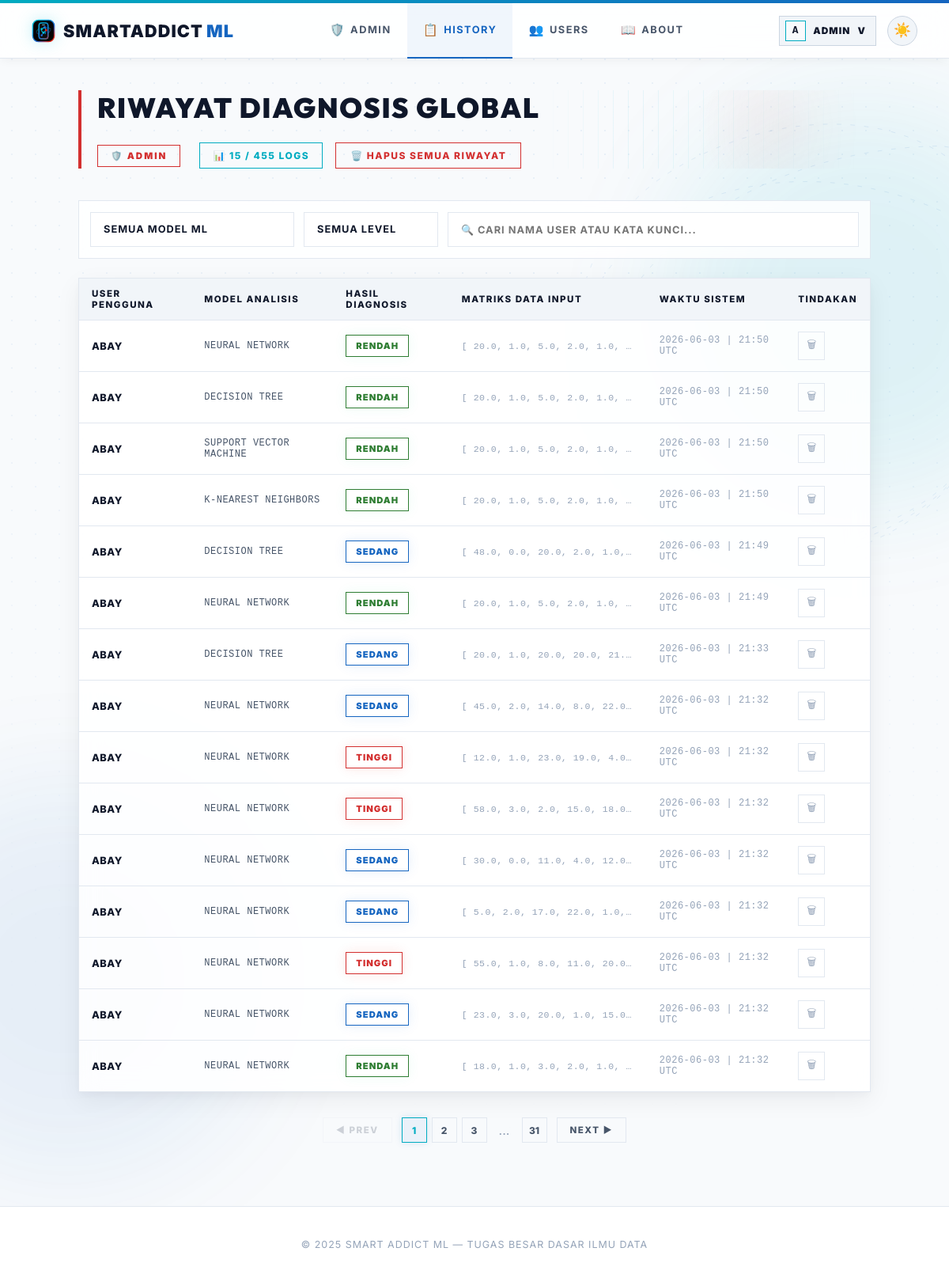
/admin/history (signed in), run on the app's committed database.
### smartaddict/models/user.py (models this page shows, shortened)
class User(UserMixin, db.Model):
    id = db.Column(db.Integer, primary_key=True)
    username = db.Column(db.String(80), unique=True, nullable=False)
    password_hash = db.Column(db.String(200), nullable=False)
    role = db.Column(db.String(10), default="user")
    created_at = db.Column(db.DateTime, default=datetime.utcnow)
    predictions = db.relationship("Prediction", backref="user", lazy=True)
    @property
    def is_admin(self):
        return self.role == "admin"

### smartaddict/models/prediction.py (models this page shows)
class Prediction(db.Model):
    id = db.Column(db.Integer, primary_key=True)
    user_id = db.Column(db.Integer, db.ForeignKey("user.id"), nullable=False)
    model_name = db.Column(db.String(50), nullable=False)
    input_values = db.Column(db.Text, nullable=False)
    result = db.Column(db.String(20), nullable=False)
    prediction_raw = db.Column(db.Integer, nullable=False)
    timestamp = db.Column(db.DateTime, default=datetime.utcnow)
    @property
    def input_list(self):
        return json.loads(self.input_values)

### smartaddict/routes/admin_routes.py (the view)
@admin_bp.route("/admin/history", endpoint='admin_history')
@admin_required
def admin_history():
    page = request.args.get('page', 1, type=int)
    per_page = 15
    pagination = Prediction.query.order_by(Prediction.timestamp.desc()).paginate(
        page=page, per_page=per_page, error_out=False
    )
    return render_template(
        "admin/all_history.html",
        predictions=pagination.items,
        pagination=pagination,
        active_page='admin_history'
    )

### app.py (called while the page is built)
@app.after_request
def add_no_cache(response):
    response.headers['Cache-Control'] = 'no-store, no-cache, must-revalidate, max-age=0'
    response.headers['Pragma'] = 'no-cache'
    response.headers['Expires'] = '0'
    return response

@login_manager.user_loader
def load_user(user_id):
    try:
        return User.query.get(int(user_id))
    except Exception:
        return None

### smartaddict/routes/admin_routes.py (called while the page is built)
def admin_required(view_func):
    @wraps(view_func)
    @login_required
    def wrapped(*args, **kwargs):
        if not current_user.is_admin:
            flash('Akses ditolak. Hanya admin yang bisa mengakses halaman ini.', 'error')
            return redirect(url_for('user.dashboard'))
        return view_func(*args, **kwargs)
    return wrapped

### templates/admin/all_history.html (shortened to what this page needs)
{% extends "base.html" %}
{% block content %}
<main class="content">
    <div class="page-header">
        <div class="header-text">
            <h1>RIWAYAT DIAGNOSIS GLOBAL</h1>
        </div>
        <div class="header-actions">
            <span class="admin-badge" style="margin-right: 8px;">🛡️ ADMIN</span>
            <div class="count-badge">📊 <span id="vc">{{ predictions|length }}</span> / {{ pagination.total if pagination else predictions|length }} LOGS</div>
            {% if predictions %}
            <form method="post" action="{{ url_for('admin.admin_clear_all') }}" style="display:inline" onsubmit="return confirm('APAKAH ANDA YAKIN INGIN MENGHAPUS SELURUH LOG RIWAYAT DI SISTEM?')">
                <button type="submit" class="btn-danger">🗑️ HAPUS SEMUA RIWAYAT</button>
            </form>
            {% endif %}
        </div>
    </div>
    {% if predictions %}
    <div class="filter-bar">
        <select id="fM" onchange="af()">
            <option value="">SEMUA MODEL ML</option>
        </select>
        <select id="fL" onchange="af()">
            <option value="">SEMUA LEVEL</option>
        </select>
        <input type="text" id="fS" placeholder="🔍 CARI NAMA USER ATAU KATA KUNCI..." oninput="af()">
    </div>
    <div class="table-container">
        <table class="h-table">
            <thead>
                <tr>
                    <th>USER PENGGUNA</th>
                    <th>MODEL ANALISIS</th>
                    <th>HASIL DIAGNOSIS</th>
                    <th>MATRIKS DATA INPUT</th>
                    <th>WAKTU SISTEM</th>
                    <th>TINDAKAN</th>
                </tr>
            </thead>
            <tbody id="tb">
                {% for p in predictions %}
                <tr data-m="{{ p.model_name }}" data-l="{{ p.result }}" data-t="{{ p.user.username }} {{ p.model_name }} {{ p.result }}">
                    <td style="font-weight:800; color:var(--text-primary); text-transform: uppercase;">{{ p.user.username }}</td>
                    <td style="font-family: monospace; text-transform: uppercase; font-size: 0.75rem;">{{ p.model_name }}</td>
                    <td>
                        <span class="badge-sm {% if p.result == 'Rendah' %}r{% elif p.result == 'Sedang' %}s{% else %}t{% endif %}">
                            {{ p.result | upper }}
                        </span>
                    </td>
                    <td style="font-size:0.72rem; color:var(--text-muted); font-family:monospace; max-width:250px; overflow:hidden; text-overflow:ellipsis; white-space:nowrap" title="{{ p.input_list }}">
                        [
                        {% for val in p.input_list %}
                          {{ val | round(1) }}{% if not loop.last %}, {% endif %}
                        {% endfor %}
                    </td>
                    <td style="color:var(--text-muted); font-family: monospace; font-size:0.75rem">{{ p.timestamp.strftime('%Y-%m-%d | %H:%M UTC') }}</td>
                    <td>
                        <form method="post" action="{{ url_for('user.delete_prediction', pred_id=p.id) }}" onsubmit="return confirm('HAPUS LOG DIAGNOSIS INI?')">
                            <button class="del-btn" title="Hapus entry">🗑</button>
                        </form>
                    </td>
                </tr>
                {% endfor %}
            </tbody>
        </table>
    </div>
    {% if pagination and pagination.pages > 1 %}
    <div class="pagination-container" style="display: flex; align-items: center; justify-content: center; gap: 12px; margin-top: 32px; animation: fadeInUp 0.4s ease 0.2s forwards; opacity: 1;">
        {% if pagination.has_prev %}
        <a href="{{ url_for('admin.admin_history', page=pagination.prev_num) }}" class="pager-btn" style="background: transparent; border: 1px solid var(--border-card); color: var(--text-secondary); padding: 8px 16px; font-family: inherit; font-size: 0.72rem; font-weight: 800; text-transform: uppercase; letter-spacing: 1.5px; transition: all 0.2s ease; text-decoration: none; display: inline-block;">
            ◀ PREV
        </a>
        {% else %}
        <span class="pager-btn" style="background: transparent; border: 1px solid var(--border-card); color: var(--text-secondary); padding: 8px 16px; font-family: inherit; font-size: 0.72rem; font-weight: 800; text-transform: uppercase; letter-spacing: 1.5px; opacity: 0.25; cursor: not-allowed; display: inline-block;">
            ◀ PREV
        </span>
        {% endif %}
        <div class="page-numbers" style="display: flex; gap: 6px;">
            {% for page_num in pagination.iter_pages(left_edge=1, right_edge=1, left_current=2, right_current=2) %}
                {% if page_num %}
                    {% if page_num == pagination.page %}
                    <span class="page-num active" style="display: inline-flex; align-items: center; justify-content: center; width: 32px; height: 32px; border: 1px solid var(--m-blue-light); color: var(--m-blue-light); background: var(--nav-active-bg); font-size: 0.75rem; font-weight: 800; box-shadow: 0 0 10px rgba(0, 102, 177, 0.15);">
                        {{ page_num }}
                    </span>
                    {% else %}
                    <a href="{{ url_for('admin.admin_history', page=page_num) }}" class="page-num" style="display: inline-flex; align-items: center; justify-content: center; width: 32px; height: 32px; border: 1px solid var(--border-card); color: var(--text-secondary); font-size: 0.75rem; font-weight: 800; transition: all 0.2s ease; text-decoration: none;">
                        {{ page_num }}
                    </a>
                    {% endif %}
                {% else %}
                    <span style="display: inline-flex; align-items: center; justify-content: center; width: 32px; height: 32px; color: var(--text-muted);">...</span>
                {% endif %}
            {% endfor %}
        </div>
        {% if pagination.has_next %}
        <a href="{{ url_for('admin.admin_history', page=pagination.next_num) }}" class="pager-btn" style="background: transparent; border: 1px solid var(--border-card); color: var(--text-secondary); padding: 8px 16px; font-family: inherit; font-size: 0.72rem; font-weight: 800; text-transform: uppercase; letter-spacing: 1.5px; transition: all 0.2s ease; text-decoration: none; display: inline-block;">
            NEXT ▶
        </a>
        {% endif %}
    </div>
    {% endif %}
    {% else %}
    <div style="text-align:center; padding:64px; color:var(--text-muted); border: 1px dashed var(--border-card); text-transform: uppercase; letter-spacing: 1.5px; font-weight: 800;">
        📭 BELUM ADA REKAMAN LOG DIAGNOSIS DALAM SISTEM.
    </div>
    {% endif %}
</main>
{% endblock %}

### templates/base.html (shortened to what this page needs)
<!doctype html>
<html lang="id" data-theme="light">
<head>
</head>
<body>
    <div class="navbar-wrap">
        <nav class="navbar">
            <a href="{{ url_for('user.dashboard') }}" class="logo" style="text-decoration:none">
                <img class="logo-mark" src="{{ url_for('static', filename='img/smartaddict-logo.svg') }}" alt="" aria-hidden="true">
                <span>SmartAddict<span style="color:var(--m-blue-dark); font-weight: 900; margin-left: 4px;">ML</span></span>
            </a>
            <div class="nav-center">
                {% if current_user.is_authenticated and current_user.is_admin %}
                <a href="{{ url_for('admin.admin_dashboard') }}" {% if active_page == 'admin_dashboard' %}class="active"{% endif %}><span class="nav-icon">🛡️</span>Admin</a>
                <a href="{{ url_for('admin.admin_history') }}" {% if active_page == 'admin_history' %}class="active"{% endif %}><span class="nav-icon">📋</span>History</a>
                <a href="{{ url_for('admin.admin_users') }}" {% if active_page == 'admin_users' %}class="active"{% endif %}><span class="nav-icon">👥</span>Users</a>
                <a href="{{ url_for('user.about') }}" {% if active_page == 'about' %}class="active"{% endif %}><span class="nav-icon">📖</span>About</a>
                {% else %}
                <a href="{{ url_for('user.dashboard') }}" {% if active_page == 'dashboard' %}class="active"{% endif %}><span class="nav-icon">📊</span>Dashboard</a>
                <a href="{{ url_for('user.about') }}" {% if active_page == 'about' %}class="active"{% endif %}><span class="nav-icon">📖</span>About</a>
                {% endif %}
            </div>
            <div class="nav-actions">
                {% if current_user.is_authenticated %}
                <div class="profile-menu" id="profileMenu">
                    <button type="button" class="profile-chip {% if active_page == 'profile' %}active{% endif %}" onclick="toggleProfileMenu(event)" aria-expanded="false" aria-controls="profileDropdown">
                        <span class="profile-chip-avatar">{{ current_user.username[0]|upper }}</span>
                        <span class="profile-chip-name">{{ current_user.username }}</span>
                        <span aria-hidden="true">v</span>
                    </button>
                </div>
                {% else %}
                <a href="{{ url_for('auth.login') }}" class="btn-nav-login">Login</a>
                {% endif %}
                <button class="theme-toggle" id="themeToggle" onclick="toggleTheme()" title="Toggle tema">
                    <span id="themeIcon">🌙</span>
                </button>
            </div>
        </nav>
    </div>
    <div class="nav-spacer"></div>
    <div class="sa-bg-stage" aria-hidden="true">
    </div>
    {% block content %}{% endblock %}
    {% block footer %}
    <footer class="footer">
        <p>© 2025 Smart Addict ML — Tugas Besar Dasar Ilmu Data</p>
    </footer>
    {% endblock %}
</body>
</html>

### data on the page
User: username "A", username "ADMIN"
Prediction: user.username "ABAY", model_name "NEURAL NETWORK", result "RENDAH", val "20.0" "1.0" "5.0" "2.0" "1.0", timestamp "2026-06-03 | 21:50 UTC"
Prediction: user.username "ABAY", model_name "DECISION TREE", result "RENDAH", val "20.0" "1.0" "5.0" "2.0" "1.0", timestamp "2026-06-03 | 21:50 UTC"
Prediction: user.username "ABAY", model_name "SUPPORT VECTOR MACHINE", result "RENDAH", val "20.0" "1.0" "5.0" "2.0" "1.0", timestamp "2026-06-03 | 21:50 UTC"
Prediction: user.username "ABAY", model_name "K-NEAREST NEIGHBORS", result "RENDAH", val "20.0" "1.0" "5.0" "2.0" "1.0", timestamp "2026-06-03 | 21:50 UTC"
Prediction: user.username "ABAY", model_name "DECISION TREE", result "SEDANG", val "48.0" "0.0" "20.0" "2.0" "1.0", timestamp "2026-06-03 | 21:49 UTC"
Prediction: user.username "ABAY", model_name "NEURAL NETWORK", result "RENDAH", val "20.0" "1.0" "5.0" "2.0" "1.0", timestamp "2026-06-03 | 21:49 UTC"
Prediction: user.username "ABAY", model_name "DECISION TREE", result "SEDANG", val "20.0" "1.0" "20.0" "20.0" "21.…", timestamp "2026-06-03 | 21:33 UTC"
Prediction: user.username "ABAY", model_name "NEURAL NETWORK", result "SEDANG", val "45.0" "2.0" "14.0" "8.0" "22.0", timestamp "2026-06-03 | 21:32 UTC"
Prediction: user.username "ABAY", model_name "NEURAL NETWORK", result "TINGGI", val "12.0" "1.0" "23.0" "19.0" "4.0", timestamp "2026-06-03 | 21:32 UTC"
Prediction: user.username "ABAY", model_name "NEURAL NETWORK", result "TINGGI", val "58.0" "3.0" "2.0" "15.0" "18.0", timestamp "2026-06-03 | 21:32 UTC"
Prediction: user.username "ABAY", model_name "NEURAL NETWORK", result "SEDANG", val "30.0" "0.0" "11.0" "4.0" "12.0", timestamp "2026-06-03 | 21:32 UTC"
Prediction: user.username "ABAY", model_name "NEURAL NETWORK", result "SEDANG", val "5.0" "2.0" "17.0" "22.0" "1.0", timestamp "2026-06-03 | 21:32 UTC"
Prediction: user.username "ABAY", model_name "NEURAL NETWORK", result "TINGGI", val "55.0" "1.0" "8.0" "11.0" "20.0", timestamp "2026-06-03 | 21:32 UTC"
Prediction: user.username "ABAY", model_name "NEURAL NETWORK", result "SEDANG", val "23.0" "3.0" "20.0" "1.0" "15.0", timestamp "2026-06-03 | 21:32 UTC"
Prediction: user.username "ABAY", model_name "NEURAL NETWORK", result "RENDAH", val "18.0" "1.0" "3.0" "2.0" "1.0", timestamp "2026-06-03 | 21:32 UTC"

### other printed values
{{ predictions|length }} "15"
{{ pagination.total if pagination else predictions|length }} "455"
{{ page_num }} "1"
{{ page_num }} "2" "3" "31"
